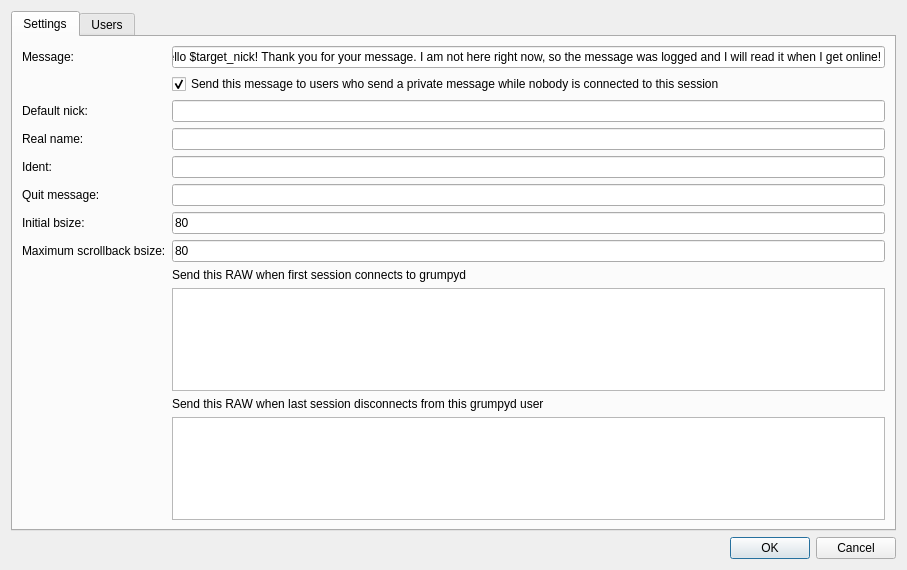
<?xml version="1.0" encoding="UTF-8"?>
<ui version="4.0">
 <class>GrumpydCfWin</class>
 <widget class="QDialog" name="GrumpydCfWin">
  <property name="geometry">
   <rect>
    <x>0</x>
    <y>0</y>
    <width>907</width>
    <height>570</height>
   </rect>
  </property>
  <property name="windowTitle">
   <string>Grumpyd config</string>
  </property>
  <property name="windowIcon">
   <iconset resource="embedded.qrc">
    <normaloff>:/icons/img/grumpy_logo.png</normaloff>:/icons/img/grumpy_logo.png</iconset>
  </property>
  <layout class="QVBoxLayout" name="verticalLayout">
   <item>
    <widget class="QTabWidget" name="tabWidget">
     <property name="currentIndex">
      <number>0</number>
     </property>
     <widget class="QWidget" name="tab">
      <attribute name="title">
       <string>Settings</string>
      </attribute>
      <layout class="QHBoxLayout" name="horizontalLayout">
       <item>
        <layout class="QFormLayout" name="formLayout">
         <item row="1" column="0">
          <widget class="QLabel" name="label">
           <property name="text">
            <string>Message:</string>
           </property>
          </widget>
         </item>
         <item row="1" column="1">
          <widget class="QLineEdit" name="lineEdit">
           <property name="text">
            <string>Hello $target_nick! Thank you for your message. I am not here right now, so the message was logged and I will read it when I get online!</string>
           </property>
          </widget>
         </item>
         <item row="2" column="0">
          <widget class="QLabel" name="label_2">
           <property name="text">
            <string/>
           </property>
          </widget>
         </item>
         <item row="2" column="1">
          <widget class="QCheckBox" name="checkBox">
           <property name="sizePolicy">
            <sizepolicy hsizetype="Minimum" vsizetype="Minimum">
             <horstretch>0</horstretch>
             <verstretch>0</verstretch>
            </sizepolicy>
           </property>
           <property name="minimumSize">
            <size>
             <width>40</width>
             <height>0</height>
            </size>
           </property>
           <property name="text">
            <string>Send this message to users who send a private message while nobody is connected to this session</string>
           </property>
           <property name="checked">
            <bool>true</bool>
           </property>
          </widget>
         </item>
         <item row="3" column="0">
          <widget class="QLabel" name="label_4">
           <property name="text">
            <string>Default nick:</string>
           </property>
          </widget>
         </item>
         <item row="3" column="1">
          <widget class="QLineEdit" name="lineEdit_3"/>
         </item>
         <item row="5" column="0">
          <widget class="QLabel" name="label_5">
           <property name="text">
            <string>Ident:</string>
           </property>
          </widget>
         </item>
         <item row="5" column="1">
          <widget class="QLineEdit" name="lineEdit_4"/>
         </item>
         <item row="6" column="0">
          <widget class="QLabel" name="label_6">
           <property name="text">
            <string>Quit message:</string>
           </property>
          </widget>
         </item>
         <item row="6" column="1">
          <widget class="QLineEdit" name="lineEdit_5"/>
         </item>
         <item row="7" column="0">
          <widget class="QLabel" name="label_13">
           <property name="text">
            <string>Initial bsize:</string>
           </property>
          </widget>
         </item>
         <item row="7" column="1">
          <widget class="QLineEdit" name="lineEdit_2">
           <property name="inputMethodHints">
            <set>Qt::ImhDigitsOnly</set>
           </property>
           <property name="text">
            <string>80</string>
           </property>
          </widget>
         </item>
         <item row="8" column="0">
          <widget class="QLabel" name="label_7">
           <property name="text">
            <string>Maximum scrollback bsize:</string>
           </property>
          </widget>
         </item>
         <item row="8" column="1">
          <widget class="QLineEdit" name="lineEdit_6">
           <property name="inputMethodHints">
            <set>Qt::ImhDigitsOnly</set>
           </property>
           <property name="text">
            <string>80</string>
           </property>
          </widget>
         </item>
         <item row="9" column="0">
          <widget class="QLabel" name="label_8">
           <property name="text">
            <string/>
           </property>
          </widget>
         </item>
         <item row="9" column="1">
          <widget class="QLabel" name="label_9">
           <property name="text">
            <string>Send this RAW when first session connects to grumpyd</string>
           </property>
          </widget>
         </item>
         <item row="10" column="0">
          <widget class="QLabel" name="label_3">
           <property name="text">
            <string/>
           </property>
          </widget>
         </item>
         <item row="10" column="1">
          <widget class="QPlainTextEdit" name="plainTextEdit"/>
         </item>
         <item row="11" column="0">
          <widget class="QLabel" name="label_10">
           <property name="text">
            <string/>
           </property>
          </widget>
         </item>
         <item row="11" column="1">
          <widget class="QLabel" name="label_12">
           <property name="text">
            <string>Send this RAW when last session disconnects from this grumpyd user</string>
           </property>
          </widget>
         </item>
         <item row="12" column="0">
          <widget class="QLabel" name="label_11">
           <property name="text">
            <string/>
           </property>
          </widget>
         </item>
         <item row="12" column="1">
          <widget class="QPlainTextEdit" name="plainTextEdit_2"/>
         </item>
         <item row="4" column="0">
          <widget class="QLabel" name="label_14">
           <property name="text">
            <string>Real name:</string>
           </property>
          </widget>
         </item>
         <item row="4" column="1">
          <widget class="QLineEdit" name="lineEdit_7"/>
         </item>
        </layout>
       </item>
      </layout>
     </widget>
     <widget class="QWidget" name="tab_2">
      <attribute name="title">
       <string>Users</string>
      </attribute>
      <layout class="QVBoxLayout" name="verticalLayout_3">
       <item>
        <widget class="QTableWidget" name="tableUser">
         <property name="contextMenuPolicy">
          <enum>Qt::CustomContextMenu</enum>
         </property>
         <property name="showDropIndicator" stdset="0">
          <bool>false</bool>
         </property>
         <property name="dragDropOverwriteMode">
          <bool>false</bool>
         </property>
         <property name="selectionMode">
          <enum>QAbstractItemView::SingleSelection</enum>
         </property>
         <property name="selectionBehavior">
          <enum>QAbstractItemView::SelectRows</enum>
         </property>
         <property name="verticalScrollMode">
          <enum>QAbstractItemView::ScrollPerItem</enum>
         </property>
         <property name="horizontalScrollMode">
          <enum>QAbstractItemView::ScrollPerPixel</enum>
         </property>
        </widget>
       </item>
      </layout>
     </widget>
    </widget>
   </item>
   <item>
    <widget class="QDialogButtonBox" name="buttonBox">
     <property name="orientation">
      <enum>Qt::Horizontal</enum>
     </property>
     <property name="standardButtons">
      <set>QDialogButtonBox::Cancel|QDialogButtonBox::Ok</set>
     </property>
    </widget>
   </item>
  </layout>
 </widget>
 <resources>
  <include location="embedded.qrc"/>
 </resources>
 <connections>
  <connection>
   <sender>buttonBox</sender>
   <signal>accepted()</signal>
   <receiver>GrumpydCfWin</receiver>
   <slot>accept()</slot>
   <hints>
    <hint type="sourcelabel">
     <x>248</x>
     <y>254</y>
    </hint>
    <hint type="destinationlabel">
     <x>157</x>
     <y>274</y>
    </hint>
   </hints>
  </connection>
  <connection>
   <sender>buttonBox</sender>
   <signal>rejected()</signal>
   <receiver>GrumpydCfWin</receiver>
   <slot>reject()</slot>
   <hints>
    <hint type="sourcelabel">
     <x>316</x>
     <y>260</y>
    </hint>
    <hint type="destinationlabel">
     <x>286</x>
     <y>274</y>
    </hint>
   </hints>
  </connection>
 </connections>
</ui>
